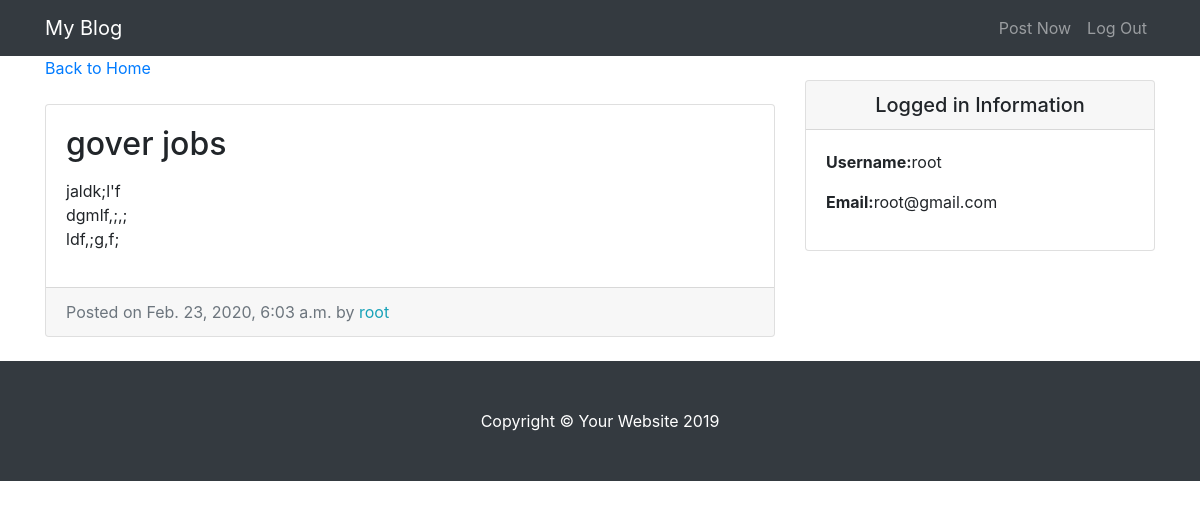
Screenshot of /entry/11/ (signed in) with the database file from the repository.
### entries/models.py (models this page shows, shortened)
class Entry(models.Model):
    entry_title=models.CharField(max_length=50)
    entry_text=models.TextField()
    entry_date=models.DateTimeField(auto_now_add=True)
    entry_author=models.ForeignKey(settings.AUTH_USER_MODEL, blank=True, null=True,on_delete=models.CASCADE)
    class Meta:
        verbose_name_plural="entries"

### entries/views.py (the view)
# urls.py: path('entry/<int:pk>/', EntryView.as_view(), name='entry-detail'),
class EntryView(LoginRequiredMixin,DetailView):
    model=Entry
    template_name = 'entries/entry_detail.html'

### entries/templates/entries/entry_detail.html
{% extends 'entries/base.html' %}
{% block content %}
      <div class="col-md-8">
          <a href="{% url 'blog-home' %}">Back to Home</a>
        <div class="card mb-4 mt-4">
          <div class="card-body">
            <h2 class="card-title">{{object.entry_title}}</h2>
            <p class="card-text">{{object.entry_text|linebreaks}}</p>
          </div>
          <div class="card-footer text-muted">
            Posted on {{object.entry_date}} by
            <span class= "text-info mr-2">{{object.entry_author}}</span>
          </div>
        </div>
      </div>
{% endblock %}

### entries/templates/entries/base.html (shortened to what this page needs)
{% load static %}
<!DOCTYPE html>
<html lang="en">
<head>
  <link href="{% static 'entries/css/vendor/bootstrap/css/bootstrap.min.css' %}" rel="stylesheet">
  <link href="{% static 'entries/css/css/blog-home.css' %}" rel="stylesheet">
</head>
<body>
  <nav class="navbar navbar-expand-lg navbar-dark bg-dark fixed-top">
    <div class="container">
      <a class="navbar-brand" href="{% url 'blog-home' %}">My Blog</a>
      <div class="collapse navbar-collapse" id="navbarResponsive">
        <ul class="navbar-nav ml-auto">
          <li class="nav-item">
            <a class="nav-link" href="{% url 'create-entry' %}">Post Now</a>
          </li>
          <li class="nav-item">
            <a class="nav-link" href="{% url 'logout' %}">Log Out</a>
          </li>
        </ul>
      </div>
    </div>
  </nav>
  <div class="container">
    <div class="row">
      {% block content %} {% endblock %}
    <div class="col-md-4">
      <div class="card my-4">
          <h5 class="card-header text-center">Logged in Information</h5>
          <div class="card-body">
            <ul class="list-unstyled mb-0">
                <li>
                    <p> <strong>Username:</strong>{{user.username}} </p>
                </li>
                <li>
                    <p> <strong>Email:</strong>{{user.email}}</p>
                </li>
            </ul>
          </div>
        </div>
      </div>
    </div>
  </div>
  <footer class="py-5 bg-dark">
    <div class="container">
      <p class="m-0 text-center text-white">Copyright &copy; Your Website 2019</p>
    </div>
  </footer>
</body>
</html>

### entries/static/entries/css/css/blog-home.css (style rules this page uses)
body { padding-top: 56px; }

### rows the page displays
Entry: entry_title "gover jobs", entry_text "jaldk;l'f dgmlf,;,; ldf,;g,f;", entry_date "Feb. 23, 2020, 6:03 a.m.", entry_author "root"

### other values shown
{{ user.username }} "root"
{{ user.email }} "root@gmail.com"
